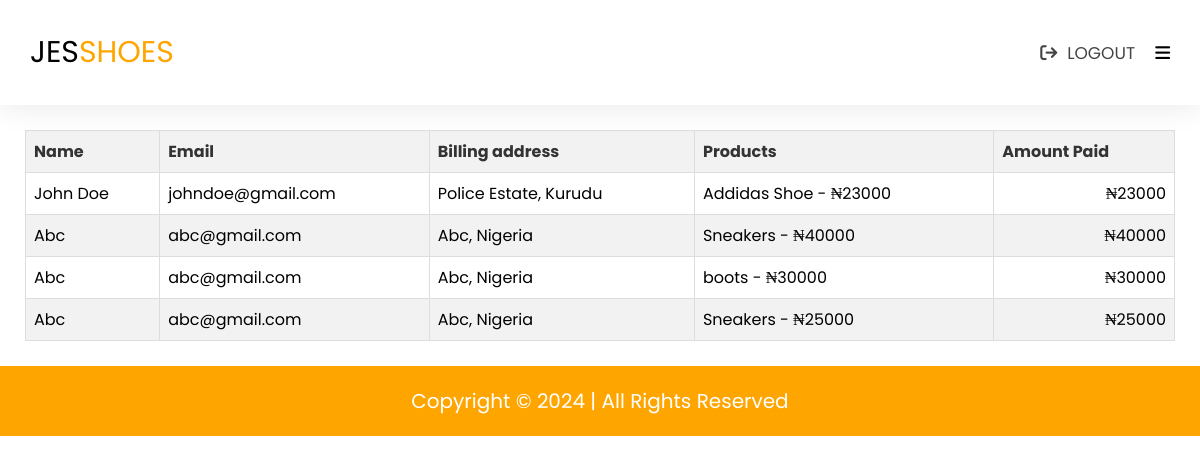
Screenshot of /admin/orders.php (signed in) with the database file from the repository.
### tables this page shows
CREATE TABLE `orders` (
  `id` int(255) NOT NULL,
  `username` varchar(255) NOT NULL,
  `email` varchar(255) NOT NULL,
  `address` varchar(255) NOT NULL,
  `cart_data` text NOT NULL,
  `total_amount` varchar(255) NOT NULL
);

### admin/orders.php (the view, shortened to what this page needs)
<?php
$admin_email = $_SESSION["admin_email"];
include "./config/db_connect.php";
$order_sql = "SELECT * FROM orders";
$order_result = mysqli_query($conn, $order_sql);
?>
<!DOCTYPE html>
<html lang="en">
<head>
    <link rel="stylesheet" href="https://cdnjs.cloudflare.com/ajax/libs/font-awesome/6.5.1/css/all.min.css" />
</head>
<body>
    <nav>
        <label>JES<span style="color: orange;">SHOES</span></label>
        <div class="nav-icons">
            <?php if (!isset($admin_email)): ?>
                <a href="login.php" title="Login"><i class="fa fa-sign-in" aria-hidden="true"></i> <span>Login</span></a>
            <?php else: ?>
                <a href="logout.php" title="Logout"><i class="fa fa-sign-out" aria-hidden="true"></i> <span>Logout</span></a>
            <?php endif; ?>
            <i class="fa fa-bars" title="Menu" id="menu-icon"></i>
        </div>
    </nav>
    <main class="content">
        <div>
            <?php if ($order_result) :
                if (mysqli_num_rows($order_result) > 0) : ?>
                    <table>
                        <thead>
                            <tr>
                                <th>Name</th>
                                <th>Email</th>
                                <th>Billing address</th>
                                <th>Products</th>
                                <th>Amount Paid</th>
                            </tr>
                        </thead>
                        <tbody>
                            <?php while ($row = mysqli_fetch_assoc($order_result)) :
                                $order_cart_data = unserialize($row["cart_data"]); ?>
                                <tr>
                                    <td><?php echo $row["username"]; ?></td>
                                    <td><?php echo $row["email"]; ?></td>
                                    <td><?php echo $row["address"]; ?></td>
                                    <td>
                                        <ul>
                                            <?php foreach ($order_cart_data as $product) : ?>
                                                <li><?php echo $product['product_name']; ?> - ₦<?php echo $product['product_price'] * $product["quantity"]; ?></li>
                                            <?php endforeach; ?>
                                        </ul>
                                    </td>
                                    <td>₦<?php echo $row["total_amount"]; ?></td>
                                </tr>
                            <?php endwhile; ?>
                        </tbody>
                    </table>
                <?php else : ?>
                    <p>No orders made yet</p>
            <?php endif;
            endif; ?>
        </div>
    </main>
    <footer>
        <p>Copyright &copy; <span id="year"></span> | All Rights Reserved</p>
    </footer>
</body>
</html>

### admin/orders.php (style rules this page uses)
* { margin: 0; padding: 0; list-style: none; text-decoration: none; box-sizing: border-box; font-family: 'Poppins'; transition: .3s all; scroll-behavior: smooth; }
:root { --orange: orange; --dark-orange: #ff6a00; --black: #444; --shadow: #e6e6e6; }
body { overflow-x: hidden; }
a { color: var(--black); }
p { font-size: 20px; }
nav { display: flex; align-items: center; justify-content: space-between; gap: 20px; padding: 30px; box-shadow: 0 0 30px var(--shadow); font-size: 17px; position: fixed; top: 0; left: 0; width: 100%; background: #fff; z-index: 100; }
nav label, .sidebar label { font-size: 30px; }
nav a { text-transform: uppercase; display: flex; align-items: center; justify-content: center; gap: 10px; }
nav .nav-icons { display: flex; align-items: center; justify-content: flex-end; gap: 20px; }
nav i { cursor: pointer; }
.content { margin-top: 105px; padding: 25px; }
table { width: 100%; border-collapse: collapse; }
th, td { padding: 8px; text-align: left; border: 1px solid #ddd; }
th { background-color: #f2f2f2; color: #333; }
tr:nth-child(even) { background-color: #f2f2f2; }
td:last-child { text-align: right; }
footer { display: flex; align-items: center; justify-content: center; padding: 20px; background: var(--orange); color: #fff; flex-wrap: wrap; gap: 20px; }

### rows the page displays
orders: username "John Doe", email "johndoe@gmail.com", address "Police Estate, Kurudu", product_name "Addidas Shoe", quantity "23000", total_amount "23000"
orders: username "Abc", email "abc@gmail.com", address "Abc, Nigeria", product_name "Sneakers", quantity "40000", total_amount "40000"
orders: username "Abc", email "abc@gmail.com", address "Abc, Nigeria", product_name "boots", quantity "30000", total_amount "30000"
orders: username "Abc", email "abc@gmail.com", address "Abc, Nigeria", product_name "Sneakers", quantity "25000", total_amount "25000"
